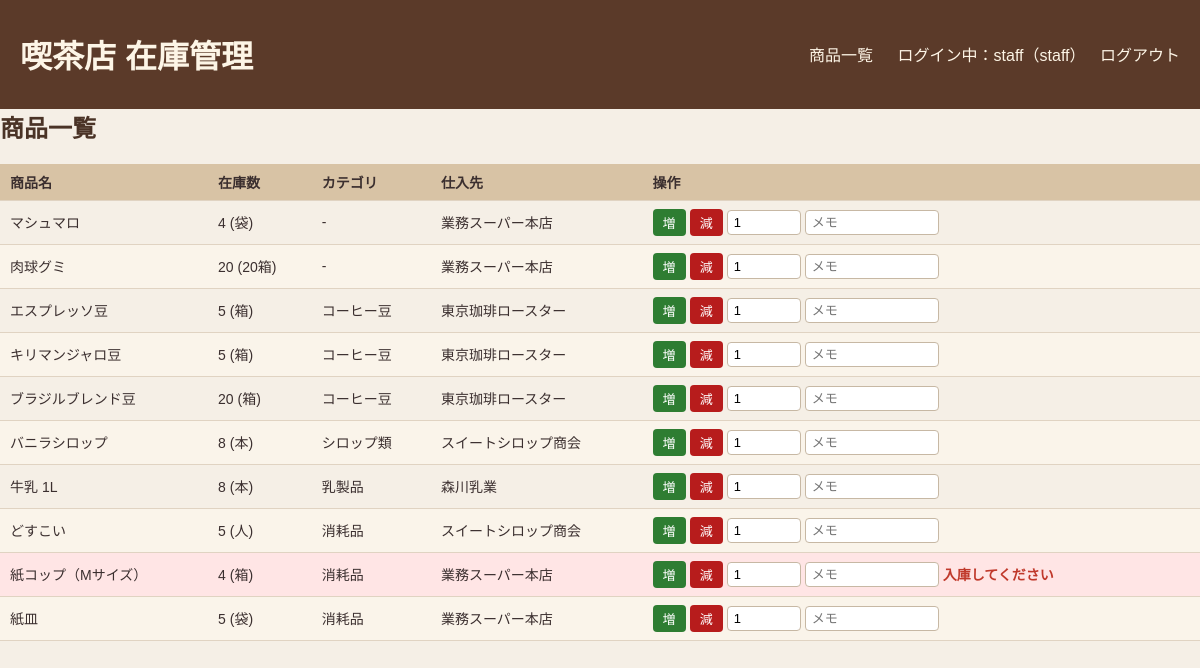
The page / (signed in) on the database its author committed.
### tables this page shows
CREATE TABLE USERS (
    id INTEGER PRIMARY KEY,
    username TEXT NOT NULL UNIQUE,
    password_hash TEXT NOT NULL,
    role TEXT NOT NULL,
    created_at DATETIME DEFAULT CURRENT_TIMESTAMP
);

CREATE TABLE ITEMS (
    id INTEGER PRIMARY KEY,
    name TEXT NOT NULL,
    unit TEXT NOT NULL,
    stock INTEGER NOT NULL DEFAULT 0,
    threshold INTEGER NOT NULL DEFAULT 0,
    is_active INTEGER NOT NULL DEFAULT 1,   -- 0 or 1
    category_id INTEGER,
    supplier_id INTEGER,
    created_at DATETIME DEFAULT CURRENT_TIMESTAMP,
    FOREIGN KEY (category_id) REFERENCES CATEGORIES(id),
    FOREIGN KEY (supplier_id) REFERENCES SUPPLIERS(id)
);

CREATE TABLE SUPPLIERS (
    id INTEGER PRIMARY KEY,
    name TEXT NOT NULL,
    contact TEXT,
    email TEXT,
    created_at DATETIME DEFAULT CURRENT_TIMESTAMP
);

CREATE TABLE CATEGORIES (
    id INTEGER PRIMARY KEY,
    name TEXT NOT NULL,
    description TEXT,
    created_at DATETIME DEFAULT CURRENT_TIMESTAMP
);

### app.py (the view)
@app.route("/")
@login_required
def item_list():
    db = get_db()
    items = db.execute(
        """
        SELECT
            ITEMS.id,
            ITEMS.name,
            ITEMS.unit,
            ITEMS.stock,
            ITEMS.threshold,
            CATEGORIES.name AS category_name,
            SUPPLIERS.name AS supplier_name
        FROM ITEMS
        LEFT JOIN CATEGORIES ON ITEMS.category_id = CATEGORIES.id
        LEFT JOIN SUPPLIERS ON ITEMS.supplier_id = SUPPLIERS.id
        WHERE ITEMS.is_active = 1
        ORDER BY
            CATEGORIES.name ASC,   -- カテゴリ名で並べ替え
            ITEMS.name ASC         -- 同じカテゴリ内は商品名順
        """
    ).fetchall()
    categories = db.execute(
        "SELECT id, name FROM CATEGORIES ORDER BY name"
    ).fetchall()
    suppliers = db.execute(
        "SELECT id, name FROM SUPPLIERS ORDER BY name"
    ).fetchall()
    return render_template(
        "items.html",
        items=items,
        categories=categories,
        suppliers=suppliers
    )

### app.py (called while the page is built)
def get_db():
    if "db" not in g:
        conn = sqlite3.connect(DATABASE)
        conn.row_factory = sqlite3.Row  # 行を dict っぽく扱えるようにする
        conn.execute("PRAGMA foreign_keys = ON;")
        g.db = conn
    return g.db

@app.before_request
def load_logged_in_user():
    user_id = session.get("user_id")
    if user_id is None:
        g.user = None
    else:
        db = get_db()
        user = db.execute(
            "SELECT id, username, role FROM USERS WHERE id = ?",
            (user_id,)
        ).fetchone()
        g.user = user

def login_required(view):
    @wraps(view)
    def wrapped_view(**kwargs):
        if g.user is None:
            flash("このページを見るにはログインが必要です。", "error")
            return redirect(url_for("login"))
        return view(**kwargs)
    return wrapped_view

### templates/items.html (shortened to what this page needs)
{% extends "base.html" %}
{% block content %}
  <h2>商品一覧</h2>
  {% if items %}
    <table>
      <thead>
        <tr>
          <th>商品名</th>
          <th>在庫数</th>
          <th>カテゴリ</th>
          <th>仕入先</th>
          <th>操作</th>
        </tr>
      </thead>
      <tbody>
        {% for item in items %}
          <tr class="{% if item.stock < item.threshold %}low-stock{% endif %}">
            <td>{{ item.name }}</td>
            <td>{{ item.stock }} ({{ item.unit }})</td>
            <td>{{ item.category_name or "-" }}</td>
            <td>{{ item.supplier_name or "-" }}</td>
            <td>
              <form method="post" action="{{ url_for('update_stock') }}" style="display:inline-flex; gap:4px; align-items:center;">
                <button type="submit" name="action" value="in">増</button>
                <button type="submit" name="action" value="out">減</button>
                <input type="number" name="quantity" value="1" min="1" style="width:60px;">
                <input type="text" name="memo" placeholder="メモ" style="width:120px;">
                {% if item.stock < item.threshold %}
                  <span class="alert-text">入庫してください</span>
                {% endif %}
              </form>
            </td>
          </tr>
        {% endfor %}
      </tbody>
    </table>
  {% else %}
    <p>登録されている商品はまだありません。</p>
  {% endif %}
{% endblock %}

### templates/base.html (shortened to what this page needs)
<!doctype html>
<html lang="ja">
  <head>
    <link rel="stylesheet" href="{{ url_for('static', filename='style.css') }}">
  </head>
  <body>
    <header>
      <h1>喫茶店 在庫管理</h1>
      <nav>
        <a href="{{ url_for('item_list') }}">商品一覧</a>
        {% if request.endpoint != 'login' %}
          {% if g.user %}
            <span>ログイン中：{{ g.user["username"] }}（{{ g.user["role"] }}）</span>
            <a href="{{ url_for('logout') }}" style="margin-left: 10px;">ログアウト</a>
          {% endif %}
        {% endif %}
      </nav>
    </header>
    {% block content %}{% endblock %}
  </body>
</html>

### static/style.css (style rules this page uses)
body { margin: 0; padding: 0; font-family: "Yu Gothic", "Hiragino Sans", "Meiryo", sans-serif; background: #f5efe6; color: #3b2f2f; }
header { background: #5b3a29; color: #fdf5e6; padding: 10px 20px; display: flex; align-items: center; justify-content: space-between; }
header a { color: #fdf5e6; text-decoration: none; margin-left: 10px; }
h2, h3 { margin-top: 0; color: #4a3326; }
table { width: 100%; border-collapse: collapse; margin-top: 10px; font-size: 14px; }
thead { background: #d8c3a5; }
th, td { padding: 8px 10px; border-bottom: 1px solid #e0d3c2; text-align: left; }
tbody tr:nth-child(even) { background: #faf4ea; }
.low-stock { background: #ffe5e5 !important; }
.low-stock .alert-text { color: #c0392b; font-weight: bold; }
button { border: none; padding: 4px 10px; border-radius: 4px; font-size: 13px; cursor: pointer; }
button[name="action"][value="in"] { background: #2e7d32; color: #ffffff; }
button[name="action"][value="out"] { background: #b71c1c; color: #ffffff; }
input[type="text"], input[type="number"], select { padding: 4px 6px; border-radius: 4px; border: 1px solid #c7b8a4; font-size: 13px; }

### rows shown on the page
USERS: user.username "staff", user.role "staff"
ITEMS: name "マシュマロ", stock "4", unit "袋", category_name "-", name "業務スーパー本店"
ITEMS: name "肉球グミ", stock "20", unit "20箱", category_name "-", name "業務スーパー本店"
ITEMS: name "エスプレッソ豆", stock "5", unit "箱", name "コーヒー豆", name "東京珈琲ロースター"
ITEMS: name "キリマンジャロ豆", stock "5", unit "箱", name "コーヒー豆", name "東京珈琲ロースター"
ITEMS: name "ブラジルブレンド豆", stock "20", unit "箱", name "コーヒー豆", name "東京珈琲ロースター"
ITEMS: name "バニラシロップ", stock "8", unit "本", name "シロップ類", name "スイートシロップ商会"
ITEMS: name "牛乳 1L", stock "8", unit "本", name "乳製品", name "森川乳業"
ITEMS: name "どすこい", stock "5", unit "人", name "消耗品", name "スイートシロップ商会"
ITEMS: name "紙コップ（Mサイズ）", stock "4", unit "箱", name "消耗品", name "業務スーパー本店", threshold "入庫してください"
ITEMS: name "紙皿", stock "5", unit "袋", name "消耗品", name "業務スーパー本店"
